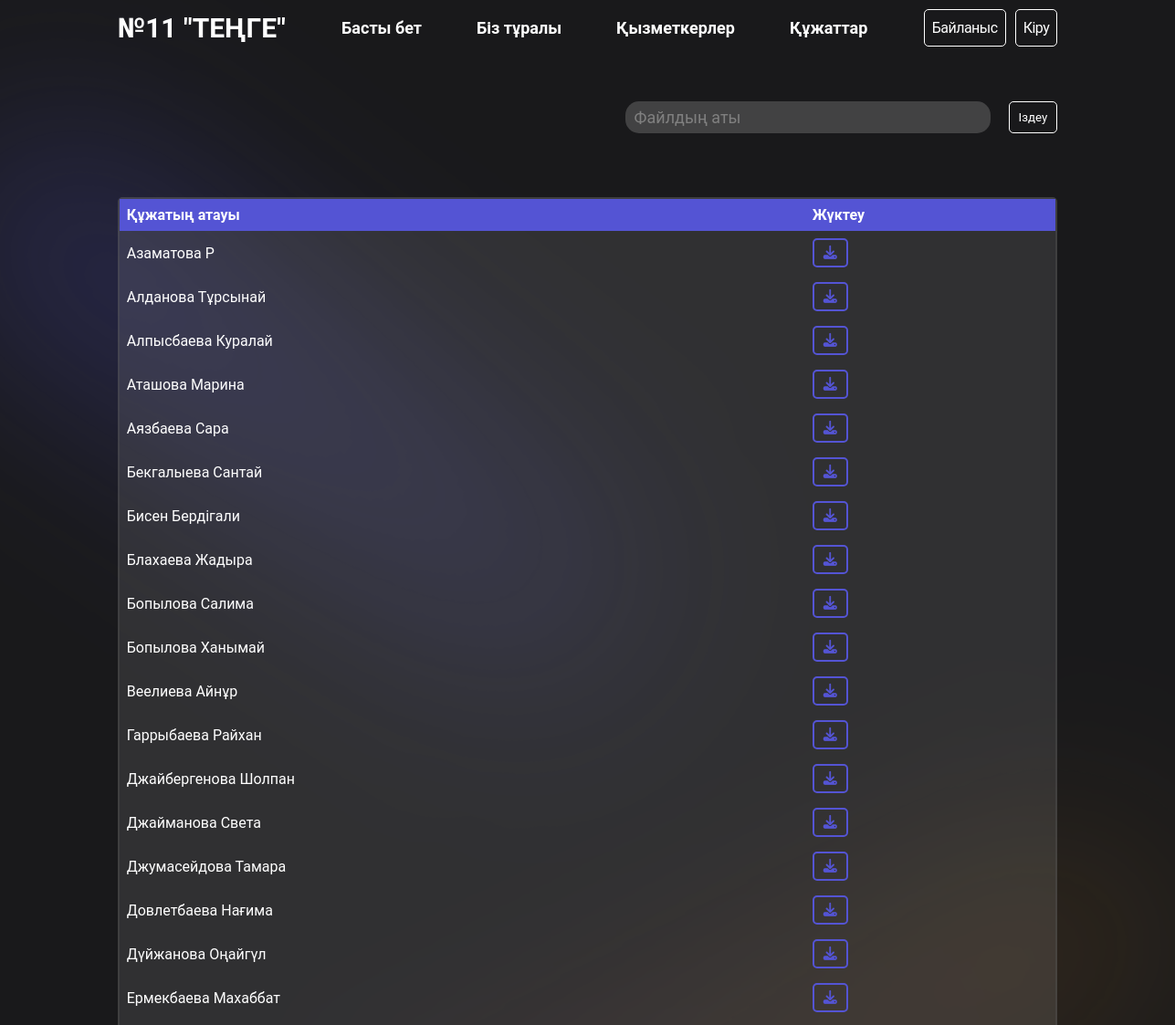
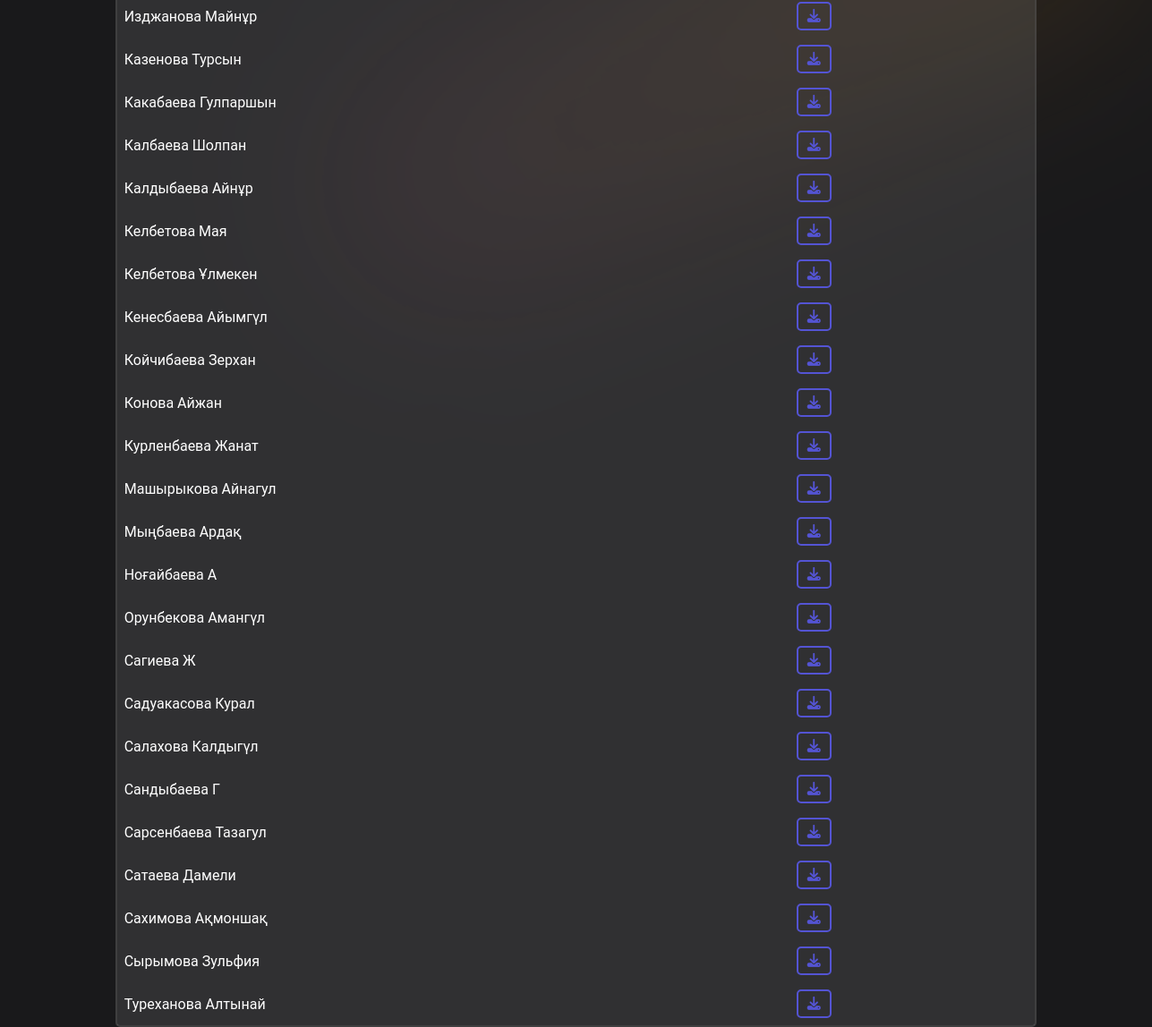
Screenshot of /docs/диплом with the database file from the repository (2 pictures, top to bottom).
### app/models.py (models this page shows, shortened)
class File(models.Model):
    year_choices = [('2020-2021', '2020-2021'),
                    ('2021-2022', '2021-2022'),
                    ('2022-2023', '2022-2023'),
                    ('2023-2024', '2023-2024')]
    tag_choices = [
        ('common', 'Анықталмаған'),
        ('','Жалпы'),
        ('schedule', 'Кесте'),
        ('course', 'Курс'),
        ('methodist_cyclogram', 'Әдіскер циклограмасы'),
        ('mad', 'МАД'),
        ('methodist_monitoring', 'Әдіскер мониторинг'),
        ('personal_development_map', 'Жеке даму картасы'),
        ('monitoring', 'Мониторинг'),
        ('group_cyclogram', 'Топтың циклограммасы'),
        ('year_plan', 'Жалдық жоспар'),
        ('gpp', 'Топтардың перспективалық жоспарлары'),
        ('about', 'Біз туралы'),
        ('2020-2021 ж', '2020-2021 ж'),
        ('2020-2021 ж жеке даму картасы', '2020-2021 ж жеке даму картасы'),
        ('2020-2021 ж Индикаторлар', '2020-2021 ж Индикаторлар'),
        ('№1 Балбөбек тобы', '№1 Балбөбек тобы'),
        ('№2 Еркелер тобы', '№2 Еркелер тобы'),
        ('№3 Ботақан тобы', '№3 Ботақан тобы'),
        ('№4 Құлыншақ тобы', '№4 Құлыншақ тобы'),
        ('2022-2023 ж жеке даму картасы', '2022-2023 ж жеке даму картасы'),
        ('№3 Ботақан 2021-2022жыл переспективалық жоспар',
         '№3 Ботақан 2021-2022жыл переспективалық жоспар'),
        ('МАД топ мониторинг', 'МАД топ мониторинг'),
        ('Тәрбиеленушілердің топқа бөліну саны',
         'Тәрбиеленушілердің топқа бөліну саны'),
        ('№10 Балдаурен  2022-2023 ж циклограммалары',
         '№10 Балдаурен  2022-2023 ж циклограммалары'),
        ('№ 6 Бүлдіршін тобы 2022-2023 ж Циклограмма',
         '№ 6 Бүлдіршін тобы 2022-2023 ж Циклограмма'),
        ('9 Жасұлан тобы', '9 Жасұлан тобы'),
        ('№5 Балапан 2020-2021 ж циклограммалары',
         '№5 Балапан 2020-2021 ж циклограммалары'),
        ('№5 Балапан тобы', '№5 Балапан тобы'),
        ('2022-2023 ж пән жетекшісінің циклограммалары',
         '2022-2023 ж пән жетекшісінің циклограммалары'),
        ('Бөбекжайдың 2020-21ж, 2021-22ж, 2022-23ж  жылдық жоспарлары',
         'Бөбекжайдың 2020-21ж, 2021-22ж, 2022-23ж  жылдық жоспарлары'),
        ('2021-2022 ж Пән жетекшілер перспективалық жоспар',
         '2021-2022 ж Пән жетекшілер перспективалық жоспар'),
        ('№2 Еркелер тобы 2020-2021ж циклограммалары',
         '№2 Еркелер тобы 2020-2021ж циклограммалары'),
        ('Балалар контингенті 2021-2022ж', 'Балалар контингенті 2021-2022ж'),
        ('№9 Жасұлан 2022-2023 ж циклограмма',
         '№9 Жасұлан 2022-2023 ж циклограмма'),
        ('Әдіскер мониторинг 2022-23ж', 'Әдіскер мониторинг 2022-23ж'),
        ('№4 Құлыншақ тобы', '№4 Құлыншақ тобы'),
        ('№1 Балбөбек тобы 2022-2023 ж циклограммалары',
         '№1 Балбөбек тобы 2022-2023 ж циклограммалары'),
        ('2020-2021 ж жеке даму картасы', '2020-2021 ж жеке даму картасы'),
        ('№2 Еркелер 2021-2022 циклограмма', '№2 Еркелер 2021-2022 циклограмма'),
        ('Ән тех карта кіші,ортаңғы топ 2021-2022ж',
         'Ән тех карта кіші,ортаңғы топ 2021-2022ж'),
        ('№3 Ботақан топ циклограмма 2020-2021ж',
         '№3 Ботақан топ циклограмма 2020-2021ж'),
        ('Әдіскер мониторинг', 'Әдіскер мониторинг'),
        ('диплом', 'диплом'),
        ('Әдіскер циклограмма 2022-2023ж', 'Әдіскер циклограмма 2022-2023ж'),
        ('№ 5 Балапан тобы 2022-2023 ж циклограмма',
         '№ 5 Балапан тобы 2022-2023 ж циклограмма'),
        ('2022-2023 ж Индикаторлар', '2022-2023 ж Индикаторлар'),
        ('№7 Жұлдыздар тобы', '№7 Жұлдыздар тобы'),
        ('Балалар контингенті 2022-2023ж', 'Балалар контингенті 2022-2023ж'),
        ('Айлық жоспар 2020-2021ж', 'Айлық жоспар 2020-2021ж'),
        ('5 Балапан тобы', '5 Балапан тобы'),
        ('№6 Бүлдіршін тобы', '№6 Бүлдіршін тобы'),
        ('№12 Гүлдер тобы 2022-2023 ж циклограммалары',
         '№12 Гүлдер тобы 2022-2023 ж циклограммалары'),
        ('Балабақша күн тәртібі', 'Балабақша күн тәртібі'),
        ('№6 Бүлдіршін 2020-2021 ж циклограммалары',
         '№6 Бүлдіршін 2020-2021 ж циклограммалары'),
        ('№ 10 Балдаурен тобы 2021-2022 циклограмма',
         '№ 10 Балдаурен тобы 2021-2022 циклограмма'),
        ('2020-2021 ж циклограммалары', '2020-2021 ж циклограммалары'),
        ('дене шынықтыру 2021-2022 ж тех карта',
         'дене шынықтыру 2021-2022 ж тех карта'),
        ('№1 Балбөбек тобы циклограмма 2021-2022',
         '№1 Балбөбек тобы циклограмма 2021-2022'),
        ('№11  Қызғалдақ 2021-2022 ж циклограмма',
         '№11  Қызғалдақ 2021-2022 ж циклограмма'),
        ('Сабақ кесте 2020-2021ж', 'Сабақ кесте 2020-2021ж'),
        ('10 Балдаурен', '10 Балдаурен'),
        ('№9 Жасұлан тобы', '№9 Жасұлан тобы'),
        ('3 Ботақан тобы', '3 Ботақан тобы'),
        ('Айлық жоспар 2021-2022ж', 'Айлық жоспар 2021-2022ж'),
        ('№9 Жасұлан 2021-2022 ж циклограмма',
         '№9 Жасұлан 2021-2022 ж циклограмма'),
        ('№4 Құлыншақ тобы циклограмма', '№4 Құлыншақ тобы циклограмма'),
        ('2022-2023 оқу жылының циклограммалары',
         '2022-2023 оқу жылының циклограммалары'),
        ('№ 4 Құлыншақ 2022-2023 ж циклограммалары',
         '№ 4 Құлыншақ 2022-2023 ж циклограммалары'),
        ('2022-2023 о,ж  би маманының циклограммалары',
         '2022-2023 о,ж  би маманының циклограммалары'),
        ('Педагогтер туралы мәлімет', 'Педагогтер туралы мәлімет'),
        ('№2 Еркелер  циклограмма  2020-21 ж',
         '№2 Еркелер  циклограмма  2020-21 ж'),
        ('2020-2021 ж перспективалық жоспар', '2020-2021 ж перспективалық жоспар'),
        ('Педагогтердің марапаттары', 'Педагогтердің марапаттары'),
        ('1 Балбөбек тобы', '1 Балбөбек тобы'),
        ('11 Қызғалдақ тобы', '11 Қызғалдақ тобы'),
        ('2021-2022ж Жеке даму картасы', '2021-2022ж Жеке даму картасы'),
        ('2022-2023 ж Ән саз маманы циклограммалары',
         '2022-2023 ж Ән саз маманы циклограммалары'),
        ('№3 Ботақан тобы 2020-2021 ж циклограммалары',
         '№3 Ботақан тобы 2020-2021 ж циклограммалары'),
        ('№3 Ботақан  2021-2022 ж Циклограмма',
         '№3 Ботақан  2021-2022 ж Циклограмма'),
        ('2021-2022 ж перспективалық жоспар', '2021-2022 ж перспективалық жоспар'),
        ('Сабақ кесте 2022-2023ж', 'Сабақ кесте 2022-2023ж'),
        ('№1 Балбөбек циклограмма 2020-21ж', '№1 Балбөбек циклограмма 2020-21ж'),
        ('№10 Балдаурен тобы', '№10 Балдаурен тобы'),
        ('12 Гүлдер', '12 Гүлдер'),
        ('Дене шынықтыру ортаңғы топ 2021-22ж',
         'Дене шынықтыру ортаңғы топ 2021-22ж'),
        ('Дене шынықтыру 2022-2023ж  циклограммалары',
         'Дене шынықтыру 2022-2023ж  циклограммалары'),
        ('№8 Аққу тобы', '№8 Аққу тобы'),
        ('№2 Еркелер тобы', '№2 Еркелер тобы'),
        ('№11 Қызғалдақ тобы циклограммалары',
         '№11 Қызғалдақ тобы циклограммалары'),
        ('2022-2023 ж перспективалық жоспары',
         '2022-2023 ж перспективалық жоспары'),
        ('Жалпы1,2 блок қорытынды мониторинг',
         'Жалпы1,2 блок қорытынды мониторинг'),
        ('№12 Гүлдер тобы', '№12 Гүлдер тобы'),
        ('Ән тех карта ересек МАД топтар 2021-2022ж',
         'Ән тех карта ересек МАД топтар 2021-2022ж'),
        ('2020-2021 ж', '2020-2021 ж'),
        ('№9 Жасұлан 2020-2021 ж циклограмма',
         '№9 Жасұлан 2020-2021 ж циклограмма'),
        ('№8 Аққу 2020-2021 ж циклограмма', '№8 Аққу 2020-2021 ж циклограмма'),
        ('Педагогтардың санаттары', 'Педагогтардың санаттары'),
        ('Әдіскер циклограмма 2021-2022ж', 'Әдіскер циклограмма 2021-2022ж'),
        ('№1 Балбөбек тобы', '№1 Балбөбек тобы'),
        ('2020-2021 пән жетекшісі перспективалық жоспар',
         '2020-2021 пән жетекшісі перспективалық жоспар'),
        ('№5 Балапан 2021-2022 жциклограмма', '№5 Балапан 2021-2022 жциклограмма'),
        ('№2 Еркелер 2022-2023 ж циклограммалар',
         '№2 Еркелер 2022-2023 ж циклограммалар'),
        ('Сабақ кесте 2021-2022ж', 'Сабақ кесте 2021-2022ж'),
        ('№1 Балбөбек тобы 2020-2021 ж циклограммалары',
         '№1 Балбөбек тобы 2020-2021 ж циклограммалары'),
        ('№3 Ботақан тобы', '№3 Ботақан тобы'),
        ('№2 Еркелер 2021-2022 ж переспективалық жоспар',
         '№2 Еркелер 2021-2022 ж переспективалық жоспар'),
        ('№14 Айгөлек 2021-2022 ж циклограмма',
         '№14 Айгөлек 2021-2022 ж циклограмма'),
        ('Пән жетекшілер тех карта 2021-2022 ж',
         'Пән жетекшілер тех карта 2021-2022 ж'),
        ('Ән техкарта кіші ортаңғы,ересек,МАД топтар 2020-2021ж',
         'Ән техкарта кіші ортаңғы,ересек,МАД топтар 2020-2021ж'),
        ('Әдіскер циклограмма 2020-2021ж', 'Әдіскер циклограмма 2020-2021ж'),
        ('4 Құлыншақ  тобы', '4 Құлыншақ  тобы'),
        ('№11 Қызғалдақ тобы', '№11 Қызғалдақ тобы'),
        ('Әдіскер мониторинг 2021-22ж', 'Әдіскер мониторинг 2021-22ж'),
        ('2020-2021 ж пән жетекшілердің тех карта',
         '2020-2021 ж пән жетекшілердің тех карта'),
        ('Тәрбиеленушілер жетістіктері', 'Тәрбиеленушілер жетістіктері'),
        ('Балалар контингенті 2020-2021ж', 'Балалар контингенті 2020-2021ж'),
        ('2 Еркелер  тобы', '2 Еркелер  тобы'),
        ('№10 Балдаурен 2020-2021 ж циклограмма',
         '№10 Балдаурен 2020-2021 ж циклограмма'),
        ('№3 Ботақан 2022-2023 ж  циклограммалары',
         '№3 Ботақан 2022-2023 ж  циклограммалары'),
        ('14 Айгөлек', '14 Айгөлек'),
        ('Сапалық құрам 2020-2023ж аралығы', 'Сапалық құрам 2020-2023ж аралығы'),
        ('Вариативтік компонент 2021-2022', 'Вариативтік компонент 2021-2022'),
        ('№ 12  Гүлдер тобы циклограмма 2021-2022',
         '№ 12  Гүлдер тобы циклограмма 2021-2022'),
        ('Дене шынықтыру  тех карта 2020-2021 ж',
         'Дене шынықтыру  тех карта 2020-2021 ж'),
        ('2022-2023 ж дене шынықтыру циклограммалары',
         '2022-2023 ж дене шынықтыру циклограммалары'),
        ('Курстан өткен педагогтер', 'Курстан өткен педагогтер'),
        ('10 ай', '10 ай'),
        ('№ 8 Аққу 2021-2022 циклограмма', '№ 8 Аққу 2021-2022 циклограмма'),
        ('№4 Құлыншақ 2021-2022 ж циклограммалары',
         '№4 Құлыншақ 2021-2022 ж циклограммалары'),
        ('Әдіскер мониторинг 2020-2021ж', 'Әдіскер мониторинг 2020-2021ж'),
        ('2022-2023 ж пән жетекшілері перспективалық жоспар',
         '2022-2023 ж пән жетекшілері перспективалық жоспар'),
        ('8 Аққу тобы', '8 Аққу тобы'),
        ('Бөбекжай құжаттары', 'Бөбекжай құжаттары'),]
    name = models.CharField(max_length=255)
    file = models.FileField(upload_to='pdf/', max_length=255)
    tag = models.CharField(
        max_length=100, default='common', choices=tag_choices)
    year = models.CharField(max_length=10, choices=year_choices)
    block = models.CharField(max_length=10, choices=block_choices)

### app/views.py (called while the page is built)
    def get_queryset(self) -> QuerySet[Any]:
        queryset = File.objects.filter(tag=self.tag)
        queryset = queryset.filter(block=self.block)
        return queryset

### templates/диплом.html (shortened to what this page needs)
{% extends 'docs.html' %}

### templates/docs.html (shortened to what this page needs)
{% extends 'base.html' %}
{% block content %}
<table>
  <tbody>
    <tr class="table-head">
      <th>Құжатың атауы</th>
      <th>Жүктеу</th>
    </tr>
    {% for file in files %}
    <tr>
      <td><a href="{{ file.file.url }}" target="_blank">{{ file.name }}</a></td>
      <td>
        <a href="{{ file.file.url }}" download> <button><i class="fa-solid fa-download"></i></button></a>
      </td>
    </tr>
    {% endfor %}
  </tbody>
</table>
{% endblock %}

### static/style.css (style rules this page uses)
* { margin: 0; padding: 0; box-sizing: border-box; font-family: "Roboto", sans-serif; }
html { scroll-behavior: smooth; }
body { display: flex; flex-direction: column; height: 100vh; background: #19191b; color: #fff; overflow-x: hidden; }
table { margin: 0; width: 100%; border: 2px solid #6c6c6c75; padding: 0; border-spacing: 0; border-radius: 5px; }
tr > td { padding: 8px; margin: 0; background-color: rgba(255, 255, 255, 0.1); }
th, td { padding: 8px; }
.table-head { color: white; background-color: #5454d4; z-index: 2; }
tr > td > a { text-align: left; color: white; text-decoration: none; }
tbody tr td button { margin: 0; padding: 5px 10px; color: #5454d4; background: none; border-radius: 5px; font-weight: 500; font-size: 15px; border: 2px solid #5454d4; cursor: pointer; }
table { text-align: left; }

### rows the page displays
File: name "Азаматова Р"
File: name "Алданова Тұрсынай"
File: name "Алпысбаева Куралай"
File: name "Аташова Марина"
File: name "Аязбаева Сара"
File: name "Бекгалыева Сантай"
File: name "Бисен Бердігали"
File: name "Блахаева Жадыра"
File: name "Бопылова Салима"
File: name "Бопылова Ханымай"
File: name "Веелиева Айнұр"
File: name "Гаррыбаева Райхан"
File: name "Джайбергенова Шолпан"
File: name "Джайманова Света"
File: name "Джумасейдова Тамара"
File: name "Довлетбаева Нағима"
File: name "Дүйжанова Оңайгүл"
File: name "Ермекбаева Махаббат"
File: name "Изджанова Майнұр"
File: name "Казенова Турсын"
File: name "Какабаева Гулпаршын"
File: name "Калбаева Шолпан"
File: name "Калдыбаева Айнұр"
File: name "Келбетова Мая"
File: name "Келбетова Ұлмекен"
File: name "Кенесбаева Айымгүл"
File: name "Койчибаева Зерхан"
File: name "Конова Айжан"
File: name "Курленбаева Жанат"
File: name "Машырыкова Айнагул"
File: name "Мыңбаева Ардақ"
File: name "Ноғайбаева А"
File: name "Орунбекова Амангүл"
File: name "Сагиева Ж"
File: name "Садуакасова Курал"
File: name "Салахова Калдыгүл"
File: name "Сандыбаева Г"
File: name "Сарсенбаева Тазагул"
File: name "Сатаева Дамели"
File: name "Сахимова Ақмоншақ"
File: name "Сырымова Зульфия"
File: name "Туреханова Алтынай"
